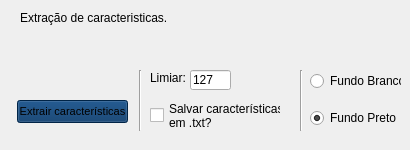
<?xml version="1.0" encoding="UTF-8"?>
<ui version="4.0">
 <class>Form</class>
 <widget class="QWidget" name="Form">
  <property name="geometry">
   <rect>
    <x>0</x>
    <y>0</y>
    <width>410</width>
    <height>150</height>
   </rect>
  </property>
  <property name="minimumSize">
   <size>
    <width>410</width>
    <height>150</height>
   </size>
  </property>
  <property name="maximumSize">
   <size>
    <width>420</width>
    <height>180</height>
   </size>
  </property>
  <property name="windowTitle">
   <string>Form</string>
  </property>
  <property name="styleSheet">
   <string notr="true"/>
  </property>
  <widget class="QLabel" name="label">
   <property name="geometry">
    <rect>
     <x>20</x>
     <y>10</y>
     <width>151</width>
     <height>16</height>
    </rect>
   </property>
   <property name="text">
    <string>Extração de caracteristicas.</string>
   </property>
  </widget>
  <widget class="QPushButton" name="pushButton">
   <property name="geometry">
    <rect>
     <x>17</x>
     <y>100</y>
     <width>111</width>
     <height>23</height>
    </rect>
   </property>
   <property name="font">
    <font>
     <family>MS Shell Dlg 2</family>
     <pointsize>8</pointsize>
     <weight>9</weight>
     <italic>false</italic>
     <bold>false</bold>
    </font>
   </property>
   <property name="autoFillBackground">
    <bool>false</bool>
   </property>
   <property name="styleSheet">
    <string notr="true">background-color: rgb(0, 50, 100);
font: 75 8pt &quot;MS Shell Dlg 2&quot;;</string>
   </property>
   <property name="text">
    <string>Extrair características</string>
   </property>
  </widget>
  <widget class="QWidget" name="verticalLayoutWidget">
   <property name="geometry">
    <rect>
     <x>310</x>
     <y>60</y>
     <width>91</width>
     <height>80</height>
    </rect>
   </property>
   <layout class="QVBoxLayout" name="verticalLayout">
    <item>
     <widget class="QRadioButton" name="radioButton_fundo_branco">
      <property name="text">
       <string>Fundo Branco</string>
      </property>
      <attribute name="buttonGroup">
       <string notr="true">buttonGroup</string>
      </attribute>
     </widget>
    </item>
    <item>
     <widget class="QRadioButton" name="radioButton_fundo_preto">
      <property name="text">
       <string>Fundo Preto</string>
      </property>
      <property name="checked">
       <bool>true</bool>
      </property>
      <attribute name="buttonGroup">
       <string notr="true">buttonGroup</string>
      </attribute>
     </widget>
    </item>
   </layout>
  </widget>
  <widget class="Line" name="line">
   <property name="geometry">
    <rect>
     <x>130</x>
     <y>70</y>
     <width>20</width>
     <height>61</height>
    </rect>
   </property>
   <property name="orientation">
    <enum>Qt::Vertical</enum>
   </property>
  </widget>
  <widget class="Line" name="line_2">
   <property name="geometry">
    <rect>
     <x>300</x>
     <y>70</y>
     <width>3</width>
     <height>61</height>
    </rect>
   </property>
   <property name="orientation">
    <enum>Qt::Vertical</enum>
   </property>
  </widget>
  <widget class="QLabel" name="label_3">
   <property name="geometry">
    <rect>
     <x>150</x>
     <y>70</y>
     <width>41</width>
     <height>16</height>
    </rect>
   </property>
   <property name="text">
    <string>Limiar:</string>
   </property>
  </widget>
  <widget class="QLineEdit" name="lineEdit">
   <property name="geometry">
    <rect>
     <x>190</x>
     <y>70</y>
     <width>41</width>
     <height>20</height>
    </rect>
   </property>
   <property name="text">
    <string>127</string>
   </property>
  </widget>
  <widget class="QCheckBox" name="checkBox">
   <property name="geometry">
    <rect>
     <x>150</x>
     <y>100</y>
     <width>131</width>
     <height>31</height>
    </rect>
   </property>
   <property name="text">
    <string>Salvar características 
em .txt?</string>
   </property>
  </widget>
 </widget>
 <resources/>
 <connections/>
 <buttongroups>
  <buttongroup name="buttonGroup"/>
 </buttongroups>
</ui>
